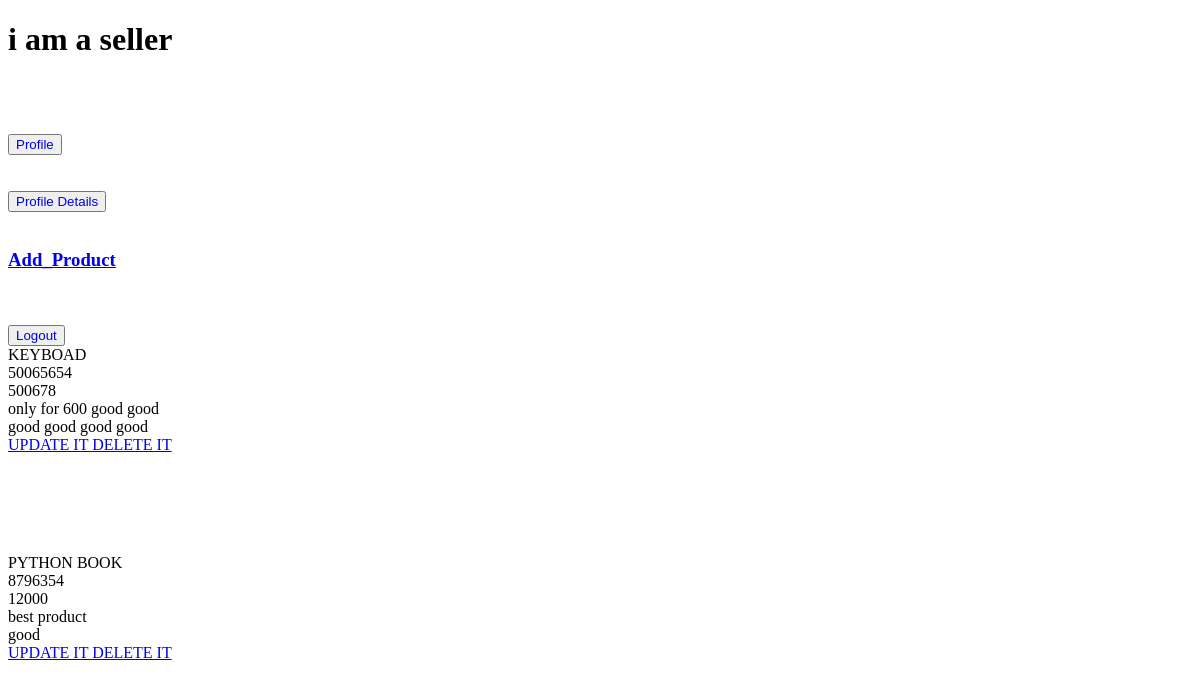
The app's page /homeseller/ (signed in), older data.
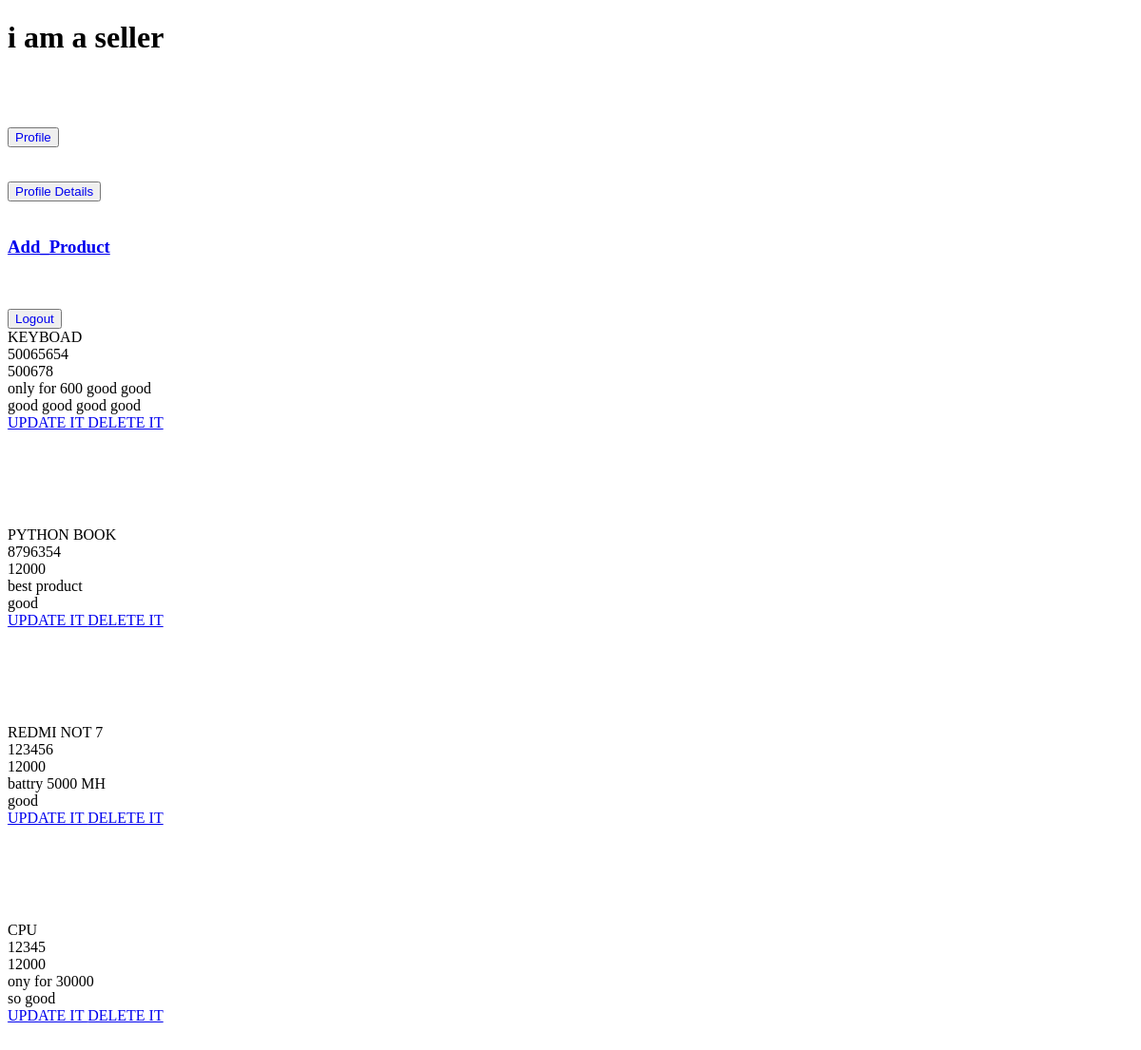
The same page, newer data.
### app1/models.py (models this page shows)
class product(models.Model):
    user_name = models.ForeignKey(User,on_delete=models.CASCADE)
    Product_Name = models.CharField(max_length=50)
    Product_No = models.IntegerField()
    Product_Price=models.IntegerField()
    created_at = models.DateTimeField(default =timezone.now)
    Descreption =models.CharField(max_length=100, default=' ')
    updated_at = models.DateTimeField(default =timezone.now)
    comment =  models.CharField(max_length=100,)
    quantity = models.IntegerField(default=0)

### app1/views.py (the view)
# urls.py: path('homeseller/',views.homeseller,name="sellerhome"),
def homeseller(request):
    prod = product.objects.filter(user_name_id=request.user.id)
    return render(request, "welsell.html", {'product': prod})

### app1/templates/welsell.html (shortened to what this page needs)
<!DOCTYPE html>
<html lang="en">
<head>
</head>
<body>
    <h1>i am a seller</h1> <br> <br> <br>
    <div><button type="button" class="btn btn-outline-success">
        <a href="{% url 'profile' %}" style="text-decoration: none">Profile</a>
    </button> <br> <br> <br>
    <button type="button" class="btn btn-outline-success logout">
        <a href="{% url 'next_user' %}" style="text-decoration: none">Profile Details</Details></a>
    </button><br> <br>
    <h3><a href="{% url 'add_product' %}">Add_Product</a></h3><br> <br>
    <button type="button" class="btn btn-outline-success logout">
        <a href="{% url 'logout_user' %}" style="text-decoration: none">Logout</a>
    </button>
    <div class="row">
        {% for i in product %}
            <div class="card col-sm-4" style="padding-bottom: 100px;">
                <div class="card-header">{{ i.Product_Name | upper}}</div>
                <div class="card-body">{{ i.Product_No }}</div>
                <div class="card-body">{{ i.Product_Price }}</div>
                <div class="card-footer">{{ i.Descreption }}</div>
                <div class="card-footer">{{i.comment}}</div>
                <a href="{% url 'product_update' i.id %}">UPDATE IT </a>
                <a href="{% url 'produst_delete' i.id %}">DELETE IT  </a>
              </div>
        {% endfor %}
    </div>
</body>
</html>

Row changes from the older to the newer data that the page shows:
added product: Product_Name "REDMI NOT 7", Product_No "123456", Product_Price "12000", Descreption "battry 5000 MH", comment "good"
added product: Product_Name "CPU", Product_No "12345", Product_Price "12000", Descreption "ony for 30000", comment "so good"
